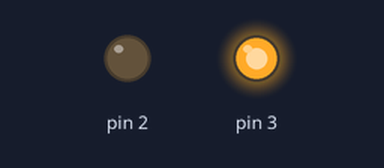
Simulated run of this sketch. Board: Arduino Uno, built with avr-gcc and run on an emulated ATmega328P. Parts: output pins drawn as LEDs (lit = HIGH).

Above: at 5.0 s.
At 10.2 s:
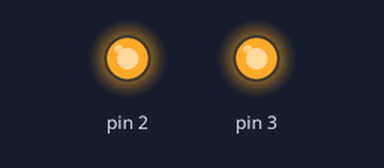
At 15.5 s:
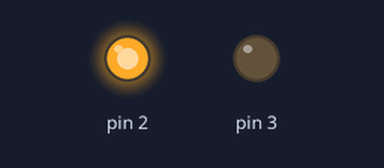
Timing chart, 0 to 27.3 s (numbered marks = the images above):
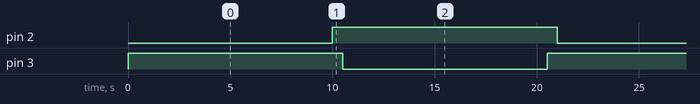

Measured:
- by itself, pin 2, pin 3: alternates HIGH for 11.0 s and LOW for 10.0 s
- by itself, everything shown: repeats every 21.0 s, in 4 steps

The sketch:

relay_2_way_motor_test.ino
```cpp
void setup() {
  // put your setup code here, to run once:
pinMode(2, OUTPUT);
pinMode(3, OUTPUT);
digitalWrite(2, HIGH);
digitalWrite(3, HIGH);
}


//perus 536
//pidempi on 804
void myota(int aika) {
digitalWrite(2, LOW);
digitalWrite(3, HIGH);
delay(aika);
digitalWrite(2, HIGH);
}

void vasta(int aika) {
digitalWrite(2, HIGH);
digitalWrite(3, LOW);
delay(aika);
digitalWrite(3, HIGH);
}

void loop() {
  // put your main code here, to run repeatedly:
myota(10000);
delay(500);
vasta(10000);
delay(500);
}
```
